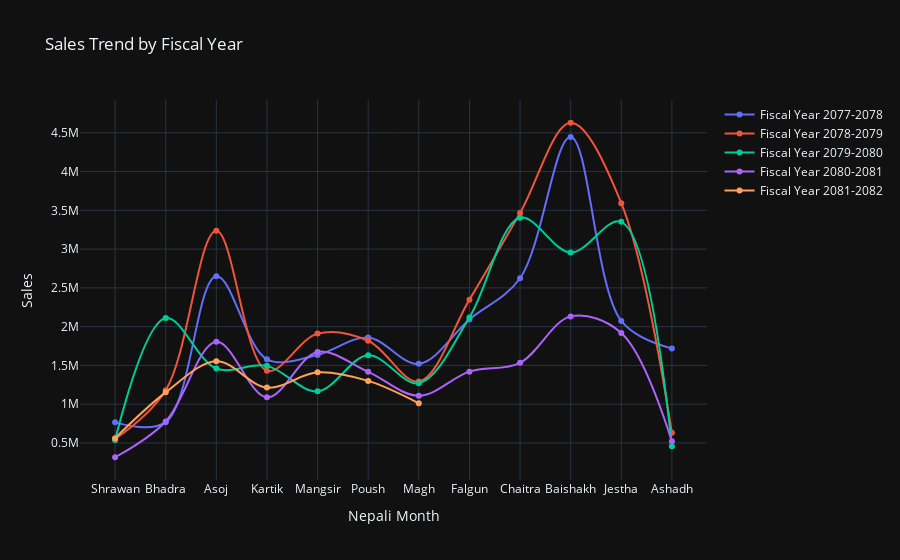

The code cell stored with this chart in its notebook:
### Code cell
# data visualization using plotly

import plotly.graph_objs as go
import plotly.offline as pyo

df_sales = pd.read_csv(r"dataset\data_in_million.csv")

df_sales.columns = ['date','sales']

df_sales[['Year', 'Month']] = df_sales['date'].str.split('-', expand=True)
df_sales['Year'] = df_sales['Year'].astype(int)
df_sales['Month'] = df_sales['Month'].astype(int)
nepali_months_fiscal_order = {
    4: "Shrawan", 5: "Bhadra", 6: "Asoj", 7: "Kartik",
    8: "Mangsir", 9: "Poush", 10: "Magh", 11: "Falgun",
    12: "Chaitra", 1: "Baishakh", 2: "Jestha", 3: "Ashadh"
}

df_sales['Month_Name'] = df_sales['Month'].map(nepali_months_fiscal_order)


df_sales['Fiscal_Year'] = df_sales.apply(lambda row: 
                                         f"{row['Year']}-{row['Year']+1}" if row['Month'] >= 4 
                                         else f"{row['Year']-1}-{row['Year']}", axis=1)

df_sales['Month_Order'] = df_sales['Month'].apply(lambda x: list(nepali_months_fiscal_order.keys()).index(x))

df_sales = df_sales.sort_values(by=['Fiscal_Year', 'Month_Order'])

fig = go.Figure()

fiscal_years = df_sales['Fiscal_Year'].unique()

for fy in fiscal_years:
    df_fy = df_sales[df_sales['Fiscal_Year'] == fy]
    fig.add_trace(go.Scatter(
        x=df_fy['Month_Name'], 
        y=df_fy['sales'], 
        mode='lines+markers',
        name=f'Fiscal Year {fy}',
        line=dict(shape='spline')  
    ))

fig.update_layout(
    title="Sales Trend by Fiscal Year",
    xaxis_title="Nepali Month",
    yaxis_title="Sales",
    xaxis=dict(categoryorder='array', categoryarray=list(nepali_months_fiscal_order.values())),
    template="plotly_dark",
    hovermode="x unified"
)

pyo.iplot(fig)

### Figure 1 — Plotly figure (JSON) as saved in the notebook; plotly's stock layout.template omitted (floating-point values rounded to 4 significant figures)
{"data": [{"line": {"shape": "spline"}, "mode": "lines+markers", "name": "Fiscal Year 2077-2078", "type": "scatter", "x": ["Shrawan", "Bhadra", "Asoj", "Kartik", "Mangsir", "Poush", "Magh", "Falgun", "Chaitra", "Baishakh", "Jestha", "Ashadh"], "y": [765500.0, 768100.0, 2651000.0, 1579000.0, 1636000.0, 1860000.0, 1520000.0, 2093000.0, 2624000.0, 4447000.0, 2073000.0, 1718000.0]}, {"line": {"shape": "spline"}, "mode": "lines+markers", "name": "Fiscal Year 2078-2079", "type": "scatter", "x": ["Shrawan", "Bhadra", "Asoj", "Kartik", "Mangsir", "Poush", "Magh", "Falgun", "Chaitra", "Baishakh", "Jestha", "Ashadh"], "y": [551400.0, 1181000.0, 3238000.0, 1432000.0, 1910000.0, 1818000.0, 1292000.0, 2348000.0, 3466000.0, 4630000.0, 3593000.0, 630800.0]}, {"line": {"shape": "spline"}, "mode": "lines+markers", "name": "Fiscal Year 2079-2080", "type": "scatter", "x": ["Shrawan", "Bhadra", "Asoj", "Kartik", "Mangsir", "Poush", "Magh", "Falgun", "Chaitra", "Baishakh", "Jestha", "Ashadh"], "y": [537400.0, 2110000.0, 1460000.0, 1494000.0, 1165000.0, 1632000.0, 1269000.0, 2119000.0, 3404000.0, 2956000.0, 3352000.0, 456500.0]}, {"line": {"shape": "spline"}, "mode": "lines+markers", "name": "Fiscal Year 2080-2081", "type": "scatter", "x": ["Shrawan", "Bhadra", "Asoj", "Kartik", "Mangsir", "Poush", "Magh", "Falgun", "Chaitra", "Baishakh", "Jestha", "Ashadh"], "y": [315400.0, 777400.0, 1804000.0, 1088000.0, 1674000.0, 1417000.0, 1109000.0, 1420000.0, 1534000.0, 2132000.0, 1918000.0, 520600.0]}, {"line": {"shape": "spline"}, "mode": "lines+markers", "name": "Fiscal Year 2081-2082", "type": "scatter", "x": ["Shrawan", "Bhadra", "Asoj", "Kartik", "Mangsir", "Poush", "Magh"], "y": [561000.0, 1152000.0, 1553000.0, 1214000.0, 1411000.0, 1300000.0, 1011000.0]}], "layout": {"hovermode": "x unified", "title": {"text": "Sales Trend by Fiscal Year"}, "xaxis": {"categoryarray": ["Shrawan", "Bhadra", "Asoj", "Kartik", "Mangsir", "Poush", "Magh", "Falgun", "Chaitra", "Baishakh", "Jestha", "Ashadh"], "categoryorder": "array", "title": {"text": "Nepali Month"}}, "yaxis": {"title": {"text": "Sales"}}}}
